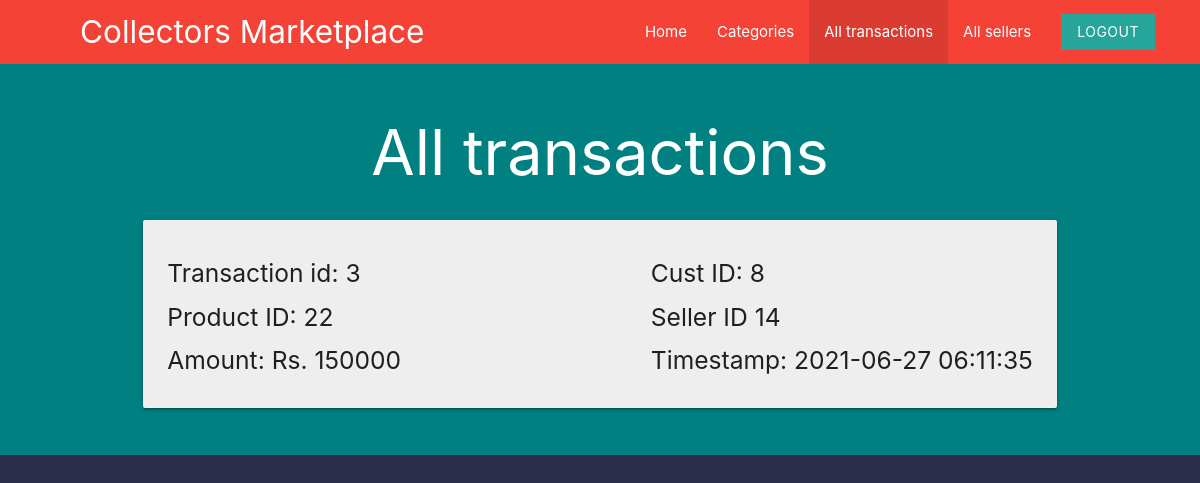
Screenshot of /admin/all_transactions.php (signed in) with the database file from the repository.
### tables this page shows
CREATE TABLE `transactions` (
  `cust_id` int(5) NOT NULL,
  `seller_id` int(5) NOT NULL,
  `timestamp` timestamp NOT NULL DEFAULT current_timestamp(),
  `trans_id` int(10) NOT NULL,
  `product_id` int(5) NOT NULL,
  `Total` int(11) NOT NULL
);

### admin/all_transactions.php (the view, shortened to what this page needs)
<?php
    include("../templates/database_conn.php");
    $sql1="SELECT * FROM `transactions` order by `timestamp` desc";
    $res1=mysqli_query($con,$sql1);
    $rows1 = mysqli_fetch_all($res1, MYSQLI_ASSOC);
?>
<!DOCTYPE html>
<html lang="en">
<head>
    <link rel="stylesheet" href="https://cdnjs.cloudflare.com/ajax/libs/materialize/1.0.0/css/materialize.min.css">
    <link rel="stylesheet" href="../templates/stylesheet.css">
</head>
<body style="background-color:#2b2e4a;" >
<nav class="red z-depth-0" style="padding-right: 30px;padding-left: 80px;">
		<div>
			<a href="#" class="brand-logo brand-text hide-on-med-and-down">Collectors Marketplace</a>
            <ul id="nav-mobile" class="right">
                <li><a href="adminpage.php">Home</a></li>
                <li><a href="admin_categories.php">Categories</a></li>
                <li  class="active"><a href="all_transactions.php">All transactions</a></li>
                <li><a href="All_sellers.php">All sellers</a></li>
				<li><a href="admin_logout.php" class="btn brand z-depth-0">Logout</a></li>
		    </ul>
		</div>
        <br>
</nav>
<div class="blackbgbg">
    <div class="container">
    <section>
    <div class="row">
        <h1 class="white-text center">All transactions</h1>
            <?php foreach($rows1 as $c){ ?>
                <div class="col s12 md6">
  				    <div class="card grey lighten-3">
                        <div class="card-content">
                        <div class="right">
                            <h5>Cust ID: <?php echo htmlspecialchars($c['cust_id']); ?></h5>
                            <h5>Seller ID <?php echo htmlspecialchars($c['seller_id']); ?></h5>
                            <h5>Timestamp: <?php echo htmlspecialchars($c['timestamp']);?></h5>
                        </div>
                            <h5>Transaction id: <?php echo htmlspecialchars($c['trans_id']);?></h5>
                            <h5>Product ID: <?php echo htmlspecialchars($c['product_id']);?></h5>
                            <h5>Amount: Rs. <?php echo htmlspecialchars($c['Total']);?></h5>
                        </div>
                    </div>
                </div>
            <?php } ?>
        </div>
    </div>
</div>
</body>
</html>

### templates/stylesheet.css (style rules this page uses)
.container { width: 80%; margin: 0 auto; border: none; padding: 1%; }
.blackbgbg { background-color: teal; }

### rows the page displays
transactions: cust "8", seller "14", timestamp "2021-06-27 06:11:35", trans_id "3", product "22", Total "150000"
